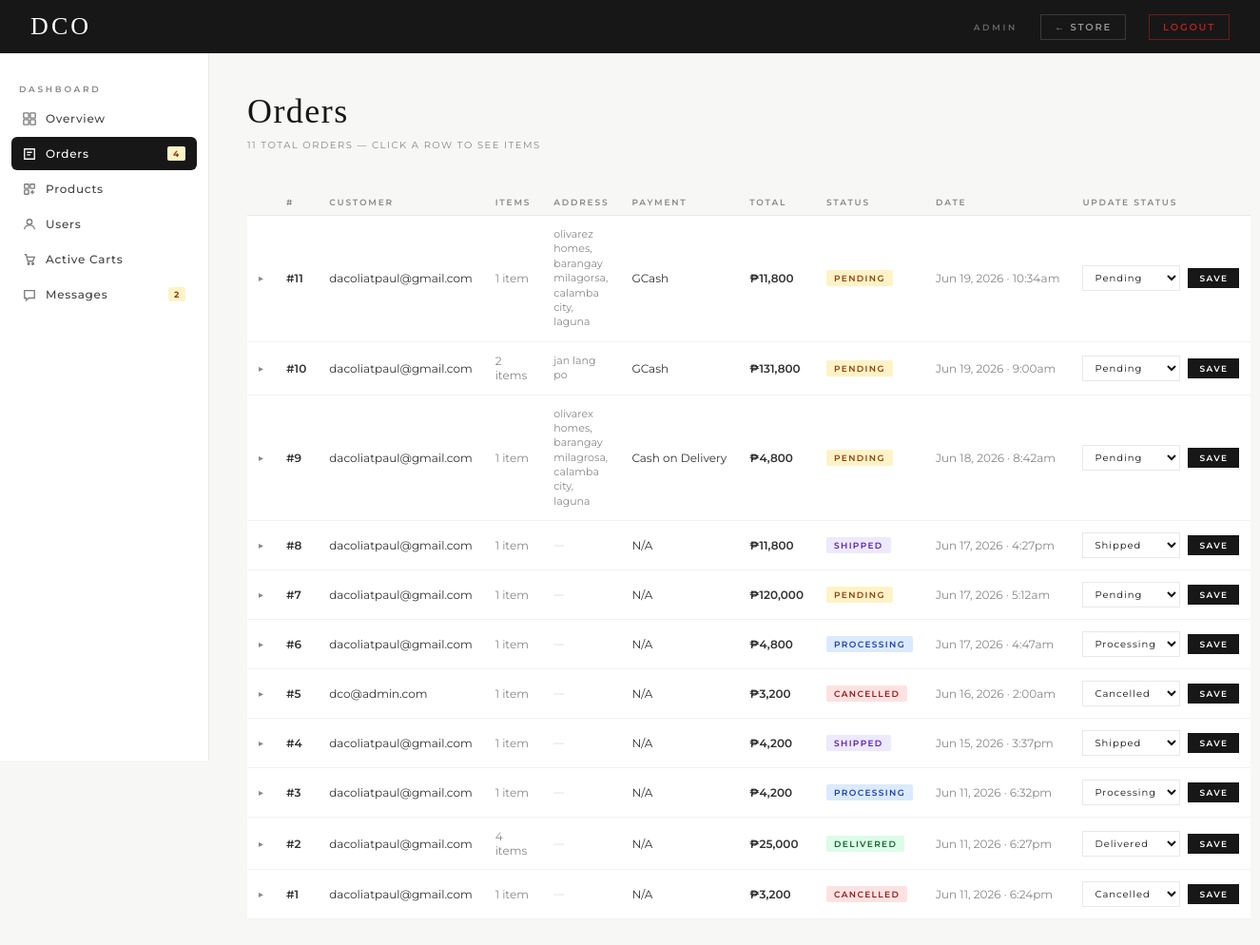
The app's page /admin.php?tab=orders (signed in) with its own data.
### tables this page shows
CREATE TABLE `orders` (
  `id` int(10) UNSIGNED NOT NULL,
  `user_id` int(10) UNSIGNED NOT NULL,
  `total_amount` decimal(10,2) NOT NULL,
  `status` enum('pending','confirmed','processing','shipped','delivered','cancelled') NOT NULL DEFAULT 'pending',
  `shipping_address` text DEFAULT NULL,
  `payment_method` varchar(30) DEFAULT NULL,
  `created_at` timestamp NOT NULL DEFAULT current_timestamp()
);

CREATE TABLE `users` (
  `id` int(10) UNSIGNED NOT NULL,
  `email` varchar(255) NOT NULL,
  `full_name` varchar(120) DEFAULT NULL,
  `phone` varchar(30) DEFAULT NULL,
  `address` text DEFAULT NULL,
  `password_hash` varchar(255) NOT NULL,
  `created_at` datetime NOT NULL DEFAULT current_timestamp()
);

### admin.php (the view, shortened to what this page needs)
<?php
require_once 'config/app.php';
function paymentMethodLabel($method) {
    $map = [
        'bank_transfer' => 'Bank Transfer',
        'cod'           => 'Cash on Delivery',
        'gcash'         => 'GCash',
    ];
    return $map[$method] ?? ($method ? ucfirst(str_replace('_', ' ', $method)) : 'N/A');
}
$stats = [];
$stats['total_users']   = $pdo->query('SELECT COUNT(*) FROM users')->fetchColumn();
$stats['total_orders']  = $pdo->query('SELECT COUNT(*) FROM orders')->fetchColumn();
$stats['total_revenue'] = $pdo->query("SELECT COALESCE(SUM(total_amount),0) FROM orders WHERE status != 'cancelled'")->fetchColumn();
$stats['pending_orders']= $pdo->query("SELECT COUNT(*) FROM orders WHERE status = 'pending'")->fetchColumn();
$orders = $pdo->query('
    SELECT o.id, o.total_amount, o.status, o.created_at,
           o.shipping_address, o.payment_method,
           u.email
    FROM orders o
    JOIN users u ON u.id = o.user_id
    ORDER BY o.created_at DESC
')->fetchAll();
$orderItems = $pdo->query('
    SELECT oi.order_id, oi.quantity, oi.unit_price,
           p.name, p.category, p.image
    FROM order_items oi
    JOIN products p ON p.id = oi.product_id
    ORDER BY oi.order_id DESC
')->fetchAll();
$itemsByOrder = [];
foreach ($orderItems as $oi) {
    $itemsByOrder[$oi['order_id']][] = $oi;
}
$messages = $pdo->query('
    SELECT id, name, email, subject, message, created_at
    FROM contact_messages
    ORDER BY created_at DESC
')->fetchAll();
$activeTab = $_GET['tab'] ?? 'overview';
?>
<!DOCTYPE html>
<html lang="en">
<head>
</head>
<body>
<header class="admin-topbar">
    <a class="admin-logo" href="admin.php">DCO</a>
    <span class="admin-topbar-label">Admin</span>
    <a class="nav-store" href="index.php">← Store</a>
    <a class="nav-store" href="logout.php" style="border-color:rgba(220,38,38,0.4);color:rgba(220,38,38,0.8);">Logout</a>
</header>
<div class="admin-shell">
    <aside class="admin-sidebar">
        <div class="sidebar-section-label">Dashboard</div>
        <nav>
            <a class="admin-nav-link <?= $activeTab === 'overview'  ? 'active' : '' ?>" href="?tab=overview">
                <svg viewBox="0 0 16 16" fill="none" stroke="currentColor" stroke-width="1.5"><rect x="1" y="1" width="6" height="6" rx=".5"/><rect x="9" y="1" width="6" height="6" rx=".5"/><rect x="1" y="9" width="6" height="6" rx=".5"/><rect x="9" y="9" width="6" height="6" rx=".5"/></svg>
                Overview
            </a>
            <a class="admin-nav-link <?= $activeTab === 'orders'    ? 'active' : '' ?>" href="?tab=orders">
                <svg viewBox="0 0 16 16" fill="none" stroke="currentColor" stroke-width="1.5"><path d="M2 2h12v12H2z"/><path d="M5 6h6M5 9h4"/></svg>
                Orders
                <?php if ($stats['pending_orders'] > 0): ?>
                    <span style="margin-left:auto;background:#fef3c7;color:#92400e;font-size:9px;font-weight:700;padding:2px 6px;border-radius:2px;"><?= $stats['pending_orders'] ?></span>
                <?php endif; ?>
            </a>
            <a class="admin-nav-link <?= $activeTab === 'products'  ? 'active' : '' ?>" href="?tab=products">
                <svg viewBox="0 0 16 16" fill="none" stroke="currentColor" stroke-width="1.5"><rect x="2" y="2" width="5" height="5" rx=".5"/><rect x="9" y="2" width="5" height="5" rx=".5"/><rect x="2" y="9" width="5" height="5" rx=".5"/><path d="M9 11.5h5M11.5 9v5"/></svg>
                Products
            </a>
            <a class="admin-nav-link <?= $activeTab === 'users'     ? 'active' : '' ?>" href="?tab=users">
                <svg viewBox="0 0 16 16" fill="none" stroke="currentColor" stroke-width="1.5"><circle cx="8" cy="5" r="3"/><path d="M2 14c0-3 2.7-5 6-5s6 2 6 5"/></svg>
                Users
            </a>
            <a class="admin-nav-link <?= $activeTab === 'carts'     ? 'active' : '' ?>" href="?tab=carts">
                <svg viewBox="0 0 16 16" fill="none" stroke="currentColor" stroke-width="1.5"><path d="M2 2h2l2 8h6l2-5H5"/><circle cx="7" cy="13" r="1"/><circle cx="12" cy="13" r="1"/></svg>
                Active Carts
            </a>
            <a class="admin-nav-link <?= $activeTab === 'messages'  ? 'active' : '' ?>" href="?tab=messages">
                <svg viewBox="0 0 16 16" fill="none" stroke="currentColor" stroke-width="1.5"><path d="M2 3h12v9H7l-3 2.5V12H2z"/></svg>
                Messages
                <?php if (count($messages) > 0): ?>
                    <span style="margin-left:auto;background:#fef3c7;color:#92400e;font-size:9px;font-weight:700;padding:2px 6px;border-radius:2px;"><?= count($messages) ?></span>
                <?php endif; ?>
            </a>
        </nav>
    </aside>
    <main class="admin-main">
        <div class="tab-panel <?= $activeTab === 'orders' ? 'active' : '' ?>">
            <h1 class="page-heading">Orders</h1>
            <p class="page-sub"><?= count($orders) ?> total orders — click a row to see items</p>
            <table class="data-table" id="orders-table">
                <thead>
                    <tr>
                        <th style="width:32px;"></th>
                        <th>#</th>
                        <th>Customer</th>
                        <th>Items</th>
                        <th>Address</th>
                        <th>Payment</th>
                        <th>Total</th>
                        <th>Status</th>
                        <th>Date</th>
                        <th>Update Status</th>
                    </tr>
                </thead>
                <tbody>
                    <?php if (empty($orders)): ?>
                    <tr class="empty-row"><td colspan="10">No orders yet.</td></tr>
                    <?php else: foreach ($orders as $o):
                        $itsItems = $itemsByOrder[$o['id']] ?? [];
                    ?>
                    <tr class="order-row" data-order-id="<?= $o['id'] ?>">
                        <td style="color:var(--mid);font-size:10px;">▸</td>
                        <td style="font-weight:600;">#<?= $o['id'] ?></td>
                        <td><?= htmlspecialchars($o['email']) ?></td>
                        <td style="color:var(--mid);"><?= count($itsItems) ?> item<?= count($itsItems) !== 1 ? 's' : '' ?></td>
                        <td style="color:var(--mid);max-width:220px;white-space:normal;font-size:11px;line-height:1.4;">
                            <?= $o['shipping_address'] ? nl2br(htmlspecialchars($o['shipping_address'])) : '<span style="color:#ccc;">—</span>' ?>
                        </td>
                        <td style="white-space:nowrap;"><?= htmlspecialchars(paymentMethodLabel($o['payment_method'])) ?></td>
                        <td style="font-weight:600;">₱<?= number_format($o['total_amount']) ?></td>
                        <td><span class="status-badge status-<?= $o['status'] ?>"><?= $o['status'] ?></span>
                        </td>
                        <td style="color:var(--mid);white-space:nowrap;"><?= date('M j, Y · g:ia', strtotime($o['created_at'])) ?></td>
                        <td onclick="event.stopPropagation()">
                            <form method="POST" action="?tab=orders" class="status-form">
                                <select name="status" class="status-select">
                                    <?php foreach (['pending','processing','shipped','delivered','cancelled'] as $s): ?>
                                        <option value="<?= $s ?>" <?= $o['status'] === $s ? 'selected' : '' ?>><?= ucfirst($s) ?></option>
                                    <?php endforeach; ?>
                                </select>
                                <button type="submit" name="update_order_status" class="btn-update">Save</button>
                            </form>
                        </td>
                    </tr>
                    <?php endforeach; endif; ?>
                </tbody>
            </table>
        </div>
    </main>
</div>
</body>
</html>

### admin.php (style rules this page uses)
*, *::before, *::after { box-sizing: border-box; margin: 0; padding: 0; }
:root { --ink: #171717; --mid: #888; --faint: #e8e8e8; --bg: #f7f7f5; --white: #ffffff; --green: #16a34a; --amber: #d97706; --red: #dc2626; --blue: #2563eb; }
body { font-family: 'Montserrat', sans-serif; background: var(--bg); color: var(--ink); min-height: 100vh; }
.admin-topbar { position: sticky; top: 0; z-index: 100; height: 56px; background: var(--ink); display: flex; align-items: center; padding: 0 32px; gap: 24px; }
.admin-logo { font-family: 'Cormorant Garamond', serif; font-size: 26px; font-weight: 300; color: #fff; letter-spacing: 0.12em; text-decoration: none; margin-right: auto; }
.admin-topbar-label { font-size: 9px; font-weight: 600; letter-spacing: 0.3em; text-transform: uppercase; color: rgba(255,255,255,0.35); }
.admin-topbar a.nav-store { font-size: 10px; font-weight: 600; letter-spacing: 0.18em; text-transform: uppercase; color: rgba(255,255,255,0.55); text-decoration: none; border: 1px solid rgba(255,255,255,0.15); padding: 6px 14px; transition: color 0.2s, border-color 0.2s; }
.admin-shell { display: grid; grid-template-columns: 220px 1fr; min-height: calc(100vh - 56px); }
.admin-sidebar { background: var(--white); border-right: 1px solid var(--faint); padding: 32px 0; position: sticky; top: 56px; height: calc(100vh - 56px); overflow-y: auto; }
.sidebar-section-label { font-size: 9px; font-weight: 600; letter-spacing: 0.3em; text-transform: uppercase; color: var(--mid); padding: 0 20px; margin-bottom: 8px; }
.admin-sidebar nav { display: flex; flex-direction: column; gap: 2px; padding: 0 12px; }
.admin-nav-link { display: flex; align-items: center; gap: 10px; padding: 10px 12px; font-size: 12px; font-weight: 500; letter-spacing: 0.06em; color: #444; text-decoration: none; border-radius: 6px; transition: background 0.15s, color 0.15s; }
.admin-nav-link.active { background: var(--ink); color: #fff; }
.admin-nav-link svg { width: 14px; height: 14px; flex-shrink: 0; opacity: 0.7; }
.admin-nav-link.active svg { opacity: 1; }
.admin-main { padding: 40px 40px 80px; min-width: 0; }
.page-heading { font-family: 'Cormorant Garamond', serif; font-size: 36px; font-weight: 300; letter-spacing: 0.04em; margin-bottom: 8px; }
.page-sub { font-size: 10px; letter-spacing: 0.15em; text-transform: uppercase; color: var(--mid); margin-bottom: 40px; }
.data-table { width: 100%; border-collapse: collapse; font-size: 12px; }
.data-table th { text-align: left; font-size: 9px; font-weight: 600; letter-spacing: 0.2em; text-transform: uppercase; color: var(--mid); padding: 8px 12px; border-bottom: 1px solid var(--faint); white-space: nowrap; }
.data-table tbody { background: var(--white); }
.status-badge { display: inline-block; font-size: 9px; font-weight: 600; letter-spacing: 0.15em; text-transform: uppercase; padding: 3px 8px; border-radius: 2px; }
.status-pending { background: #fef3c7; color: #92400e; }
.status-processing { background: #dbeafe; color: #1e40af; }
.status-shipped { background: #ede9fe; color: #5b21b6; }
.status-delivered { background: #dcfce7; color: #166534; }
.status-cancelled { background: #fee2e2; color: #991b1b; }
.order-row { cursor: pointer; }
.status-form { display: flex; align-items: center; gap: 8px; }
.status-select { font-family: 'Montserrat', sans-serif; font-size: 10px; letter-spacing: 0.1em; padding: 5px 8px; border: 1px solid var(--faint); background: var(--white); color: var(--ink); cursor: pointer; outline: none; }
.btn-update { font-family: 'Montserrat', sans-serif; font-size: 9px; font-weight: 600; letter-spacing: 0.15em; text-transform: uppercase; padding: 5px 12px; background: var(--ink); color: #fff; border: none; cursor: pointer; transition: background 0.2s; }
.tab-panel { display: none; }
.tab-panel.active { display: block; }

### records on screen
orders: id "11", user.email "dacoliatpaul@gmail.com", id "1", shipping_address "olivarez homes, barangay milagorsa, calamba city, laguna", payment_method "GCash", total_amount "11,800", status "PENDING", created_at "Jun 19, 2026 · 10:34am", status "Pending"
orders: id "10", user.email "dacoliatpaul@gmail.com", id "2", shipping_address "jan lang po", payment_method "GCash", total_amount "131,800", status "PENDING", created_at "Jun 19, 2026 · 9:00am", status "Pending"
orders: id "9", user.email "dacoliatpaul@gmail.com", id "1", shipping_address "olivarex homes, barangay milagrosa, calamba city, laguna", payment_method "Cash on Delivery", total_amount "4,800", status "PENDING", created_at "Jun 18, 2026 · 8:42am", status "Pending"
orders: id "8", user.email "dacoliatpaul@gmail.com", id "1", payment_method "N/A", total_amount "11,800", status "SHIPPED", created_at "Jun 17, 2026 · 4:27pm", status "Shipped"
orders: id "7", user.email "dacoliatpaul@gmail.com", id "1", payment_method "N/A", total_amount "120,000", status "PENDING", created_at "Jun 17, 2026 · 5:12am", status "Pending"
orders: id "6", user.email "dacoliatpaul@gmail.com", id "1", payment_method "N/A", total_amount "4,800", status "PROCESSING", created_at "Jun 17, 2026 · 4:47am", status "Processing"
orders: id "5", user.email "dco@admin.com", id "1", payment_method "N/A", total_amount "3,200", status "CANCELLED", created_at "Jun 16, 2026 · 2:00am", status "Cancelled"
orders: id "4", user.email "dacoliatpaul@gmail.com", id "1", payment_method "N/A", total_amount "4,200", status "SHIPPED", created_at "Jun 15, 2026 · 3:37pm", status "Shipped"
orders: id "3", user.email "dacoliatpaul@gmail.com", id "1", payment_method "N/A", total_amount "4,200", status "PROCESSING", created_at "Jun 11, 2026 · 6:32pm", status "Processing"
orders: id "2", user.email "dacoliatpaul@gmail.com", id "4", payment_method "N/A", total_amount "25,000", status "DELIVERED", created_at "Jun 11, 2026 · 6:27pm", status "Delivered"
orders: id "1", user.email "dacoliatpaul@gmail.com", payment_method "N/A", total_amount "3,200", status "CANCELLED", created_at "Jun 11, 2026 · 6:24pm", status "Cancelled"

### other values on screen
$stats['pending_orders'] "4"
count($messages) "2"
count($orders) "11"
